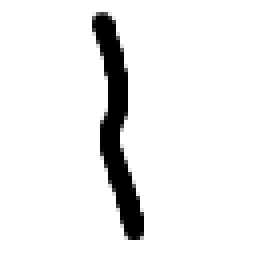
%> input picture trainImgs/1 (10).bmp, 64 x 64 px (shown 4 times larger); its folder holds only this picture in this run
$ octave numberRecognition.m   (GNU Octave 9; MATLAB toolbox functions it lacks are replaced by stand-ins)
%> lines starting %> are read from the running program, lines starting %| are printed output that depends on the picture; in (x1, y1, x2, y2) boxes, pixels count from 0 and x2, y2 are one past the last pixel; in counts of white or black regions, pixels touching at a corner belong together; the program's own positions count from 1
### imgPreProcessingWithFilter.m
function [p3, imgNoise, imgFilter, imgBw, imgFt, imgCanny, imgRes] = imgPreProcessingWithFilter(x)
%IMGPREPROCESSINGWITHFILTER 图像预处理（含滤波器）
%返回参数分别为：最终处理结束的向量、加入人工噪声后原图、低通滤波器降噪后图、二值化后图
%               高通滤波器边缘检测后图、canny边缘检测后图、处理完成后图
%灰度化 => 人工噪声 => 高斯模糊/低通滤波器降噪 => 二值化 => 高通滤波器边缘检测 => 取反 => ROI => 变尺寸 => 向量化
    p1 = zeros(16,16);          % 建立全为1的样本矩阵

    % ----灰度化----%
    if(length(size(x))==3)
        x = rgb2gray(x);        % 将图像转灰度
    end

    % ----人工噪声----%
    imgNoise=imnoise(x,'gaussian',0.251,0.0615);
    imgNoise=imnoise(imgNoise,'salt & pepper',0.05);
%     imshow(imgNoise);

    % ----高斯模糊/低通滤波器进行去噪----%
    imgFilter=GauseFilter(imgNoise,80);       % 低通滤波
    imgFilter=GauseBlur(25,5,2,imgFilter);    % 高斯模糊
    imgFilter=uint8(imgFilter);
%     imshow(imgFilter);

    % ----二值化----%
    bw=imbinarize(imgFilter,0.38);       % 将图像以0.38为阈值二值化处理

    imgBw = bw;
 %     imshow(bw);

    %bw = edge(bw,'canny');     % 用canny算子进行边界提取
    % ----高通滤波器边缘检测----%
    bw3 = ftFilter(bw);
%     imshow(bw3);
    [l,r]=size(bw3);

    % ----再次二值化----%
    imgFt=imbinarize(bw3,0.31);       % 将图像以0.5为阈值二值化处理
%     imshow(imgFt);
    imgCanny = edge(imgBw,'canny');   % canny边缘检测进行对比

    % ----取反色----%
    for i=1:l
        for j=1:r
            if imgBw(i,j)==0
                imgBw(i,j)=1;
            else
                imgBw(i,j)=0;
            end
        end
    end
%     imgFt = imgBw;
%     imshow(imgFt);

    % ----ROI----%
    [i,j] = find(imgBw==1);            % 找到白色的像素部分（数字部分）
    imin=min(i);
    imax=max(i);
    jmin=min(j);
    jmax=max(j);
    bw2=imgBw(imin:imax,jmin:jmax);  % 截取图像中的数字部分

    % ----尺寸归一化----%
    rate = 16/max(size(bw2));
    bw2 = imresize(bw2,rate);        % 对输入文件变尺寸处理，变为16*16的矩阵
    [i,j] = size(bw2);
    i1 = round((16-i)/2);
    j1 = round((16-j)/2);
    p1(i1+1:i1+i,j1+1:j1+j) = bw2;   % 得到16*16的图像
    p1 = bwmorph(p1,'thin',inf);     % 图像细化
    imgRes = p1;
%     imshow(p1);

    % ----向量化----%
    p2 = zeros(1,16*16);
    % 将16*16的图像矩阵转化为1*256的向量
    for i=0:15
        for j=1:16
            p2(i*16+j) = p1(i+1,j);
        end
    end
    p3 = p2;        % 返回处理完的图像
%     imshow(p3);
end

### GauseFilter.m
function res = GauseFilter(img, d0)
%GAUSEFILTER 低通滤波器（参数1为图像，参数2为设定的阈值）
%     d0 = 80;    % 我们设定的阈值
    img_noise = img;
    img_fft = fftshift(fft2(double(img_noise)));   % 傅里叶变换得到频谱
    [m,n] = size(img_fft);
    m_mid = floor(m/2);    % 原图像高的一半 用于得到中心点坐标
    n_mid = floor(n/2);    % 原图像宽的一半 用于得到中心点坐标
    distance = zeros(m,n);
    h = zeros(m,n);
    img1 = zeros(m,n);
    for i = 1 : m
        for j = 1 : n
            % 对得到的频谱进行理想低通滤波
            distance(i,j) = sqrt((i - m_mid) ^ 2+(j - n_mid) ^ 2);
            h(i,j) = exp(-(distance(i,j) ^ 2) / (2 * d0 ^ 2));
            img1(i,j) = img_fft(i,j) * h(i,j);
        end
    end

    img1 = ifftshift(img1);    % 反傅里叶变换
    img1 = uint8(real(ifft2(img1)));
    res = img1;
end

### GauseBlur.m
function resImg = GauseBlur(sigma, wsize, contrast, img)
%GAUSEBLUR 高斯模糊（参数1为高斯分布sigma，参数2为卷积核大小，参数3为对比度，参数4为图片）
%高斯平滑，sigma越小，wsize越大，图像越不突出，contrast对比度，值越大，图像最终对比越明显
    border=(wsize-1)/2;
    [m,n]=size(img);
    imgborder=repmat(255,[m+wsize-1,n+wsize-1]);
    imgborder(border+1:border+m,border+1:border+n)=img;

    musk=zeros(wsize,wsize);
    sum=0;
    for i=-border:border
        for j=-border:border
            musk(i+border+1,j+border+1)=exp(-(i^2+j^2)/2/sigma/sigma);
            sum=sum+musk(i+border+1,j+border+1);
        end
    end
    musk=musk/sum;

    matsum=0;
    for i=1:m
        for j=1:n
            matsum=matsum+img(i,j);    % 图像像素值求和
        end
    end
    matavr=matsum\m\n;    % 图像像素平均值

    for i=1:m
        for j=1:n
            p=imgborder(i:i+2*border,j:j+2*border).*musk;
            res=0;
            for r=1:wsize
                for s=1:wsize
                res=p(r,s)+res;
                end
            end
            matavr = 200;
            res=(res-matavr)*contrast+matavr;    % 对比度
            if(res > 255)
                res=255;
            elseif(res < 0)
                res=0;
            end
            imgborder(i+border,j+border)=res;
    %imgborder(i+border,j+border)=1;
        end
    end
    img=imgborder(border:border+m,border:border+n);
    resImg=img;
end

### ftFilter.m
function p = ftFilter(x)
%二维傅里叶变换+高通滤波器提取边缘
    ft_x = fft2(x);                                       % 二维傅里叶变换
    ft_x = fftshift(ft_x);                                % 将低频搬运至中间
    D0 = 10;                                              % 高通滤波器阻带半径
    [len_x,len_y] = size(ft_x);
    mid_x = fix(len_x/2);
    mid_y = fix(len_y/2);                                 % 取得中心点坐标

    for i=1:len_x
        for j=1:len_y
            D = sqrt((j-mid_x)^2 + (i-mid_y)^2);
            ft_x(i,j) = (1-exp(-D*D/(2*D0*D0)))*ft_x(i,j);
        end
    end                                                  % 高斯滤波

    ft_x = ifftshift(ft_x);                              % 中心搬运回原处
    bw2 = ifft2(ft_x);                                   % 进行逆变换
    p = real(bw2);
end

### numberRecognition.m
%%--------2022信号分析大作业：基于神经网络的手写体数字识别器--------%%
close all; clear; clc;
disp("┌────────────────────────────────────┐");
disp("│                          -手写体数字识别器-                         │")

%--------加载图像并进行预处理--------%
disp("│ LOADING IMAGES......                                               │");
filename =dir('trainImgs\*.bmp');

% 循环读入1-100个样本数字文件并进行预处理
imgVec = zeros(100,256);        % 存储数据集图像信息，每行为一张16*16的图片
for k = 1:100
    m = strcat('trainImgs\',filename(k).name);
    x = imread(m,'bmp');        % 循环读入0-99个样本数字文件
%> x is the input picture: size 64x64x3 uint8; min 0, max 255, mean 236.2
    imgVec(k,:) = imgPreProcessingWithFilter(x);    % 预处理图像
%> after the loop in GauseFilter, `for i = 1 : m`:
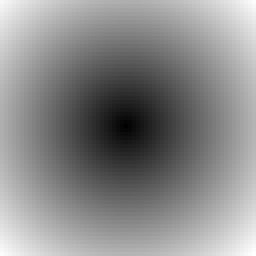
%> distance: size 64x64 double (shown 4 times larger); min 0, max 45.25, mean 24.5; drawn with min black and max white
%> after the loop in GauseFilter, `for i = 1 : m`:
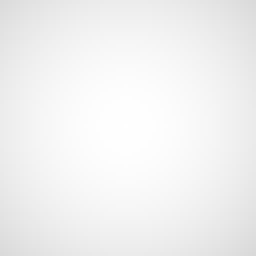
%> h: size 64x64 double (shown 4 times larger); min 0.852, max 1, mean 0.949
%> in GauseBlur, `imgborder(border+1:border+m,border+1:border+n)=img;`:
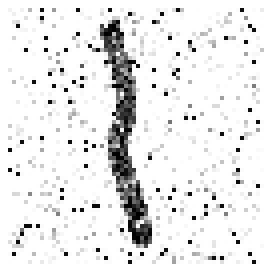
%> imgborder: size 68x68 double (shown 4 times larger); min 0, max 255, mean 233.3
%> after the loop in GauseBlur, `for i=1:m`: matsum = 255
%> in imgPreProcessingWithFilter, `bw=imbinarize(imgFilter,0.38);`:
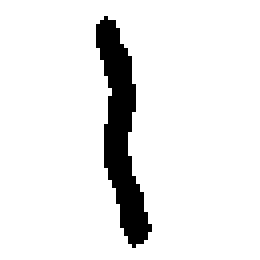
%> bw: size 65x65 logical (shown 4 times larger); 91.4% white; 1 black region, box (x1, y1, x2, y2) and area: (24, 4, 38, 62) 362
%> in ftFilter, `p = real(bw2);`:
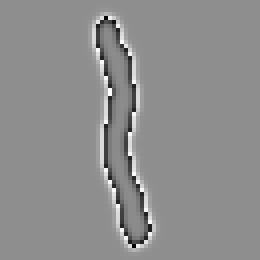
%> p: size 65x65 double (shown 4 times larger); min -0.558, max 0.455, mean 0.0091; drawn with min black and max white
%> in imgPreProcessingWithFilter, `imgFt=imbinarize(bw3,0.31);`: imgFt: size 65x65 logical; 1.7% white in thin lines or dots, all inside (x1, y1, x2, y2) = (23, 4, 38, 62)
%> in imgPreProcessingWithFilter, `imgCanny = edge(imgBw,'canny');`:
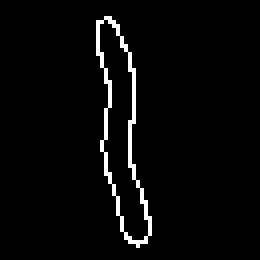
%> imgCanny: size 65x65 logical (shown 4 times larger); 3.1% white in thin lines or dots, all inside (x1, y1, x2, y2) = (24, 4, 38, 62)
%> after the loop in imgPreProcessingWithFilter, `for i=1:l`: imgBw: size 65x65 logical; 8.6% white; 1 white region, box (x1, y1, x2, y2) and area: (24, 4, 38, 62) 362
%> in imgPreProcessingWithFilter, `[i,j] = find(imgBw==1);`: i = 362 values from 5 to 62; j = 362 values from 25 to 38
%> in imgPreProcessingWithFilter, `imin=min(i);`: imin = 5
%> in imgPreProcessingWithFilter, `imax=max(i);`: imax = 62
%> in imgPreProcessingWithFilter, `jmin=min(j);`: jmin = 25
%> in imgPreProcessingWithFilter, `jmax=max(j);`: jmax = 38
%> in imgPreProcessingWithFilter, `rate = 16/max(size(bw2));`: rate = 0.276
%> in imgPreProcessingWithFilter, `bw2 = imresize(bw2,rate);`: bw2 = 16 rows, first 8: [true false false false; true true false false; true true false false; false true true false; false true true false; false true true false; false true true false; false true true false]
%> in imgPreProcessingWithFilter, `[i,j] = size(bw2);`: i = 16; j = 4
%> in imgPreProcessingWithFilter, `i1 = round((16-i)/2);`: i1 = 0
%> in imgPreProcessingWithFilter, `j1 = round((16-j)/2);`: j1 = 6
%> after the loop in imgPreProcessingWithFilter, `for i=0:15`: p2 = 256 values, max 1 at index 7, min 0 at index 1, mean 0.0625
%> in imgPreProcessingWithFilter, `p3 = p2;`: p3 has the same summary as p2
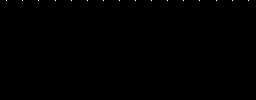
%> imgVec: size 100x256 double; values 0 (black) and 1 (white), 0.06% white in thin lines or dots, all inside (x1, y1, x2, y2) = (6, 0, 249, 1)
%> (the run ends here)
